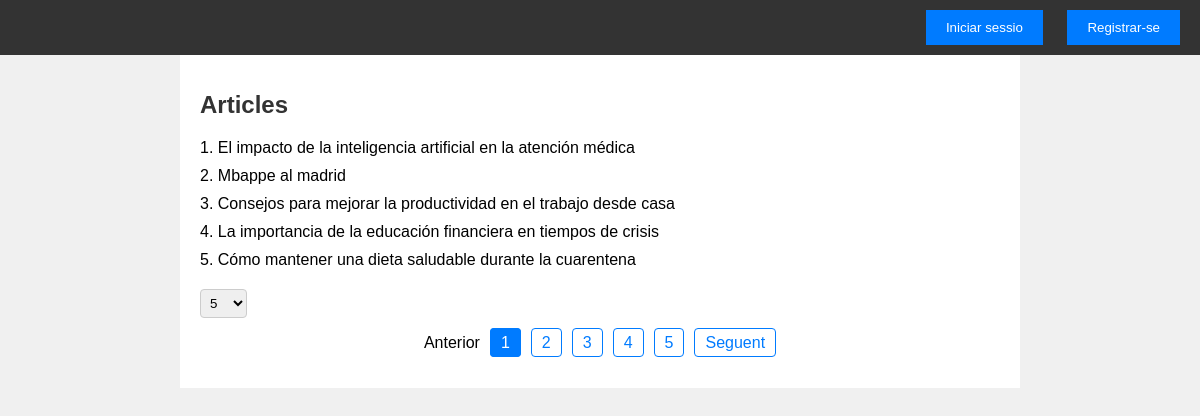
The page / on the database its author committed.
### tables this page shows
CREATE TABLE IF NOT EXISTS `articles` (
  `article_id` int(11) NOT NULL AUTO_INCREMENT,
  `Titol` text NOT NULL,
  `text_adreca` text NOT NULL,
  `usuari_id` int(11) DEFAULT NULL,
  PRIMARY KEY (`article_id`)
);

### index.php (the view, shortened to what this page needs)
<?php
function conectarDB(){
$dadesConnexio = 'mysql:host=localhost;dbname=pt03_alex_vazquez';
$dbuser = 'root';
try {
    $connexio = new PDO($dadesConnexio, $dbuser,'');
    $connexio->setAttribute(PDO::ATTR_ERRMODE, PDO::ERRMODE_EXCEPTION);
    return $connexio;
} catch (\Throwable $th) {
    $errors[] = "Error al conectar-se a la base de dades";
}finally{
    $connexio = null;
}
}
$connexio = conectarDB();
$pagina = 1;
function opcions(){
    return $_SESSION['fi'];
}
function articles(){
    global $pagina;
    global $connexio;
    $resultat = "";
    $fi = opcions();
    $inici = ($pagina - 1) * $fi;
    $sentencia = $connexio->query("SELECT count(*) AS conteo FROM articles");
    $conteo = $sentencia->fetchObject()->conteo;
    $paginas = ceil($conteo / $fi);
    $stmt = $connexio->prepare("SELECT * FROM articles LIMIT $inici, $fi");
    $stmt->execute();
if(($stmt->execute())){
    while ($dades = $stmt->fetch(PDO::FETCH_ASSOC)) {
    $resultat .= '<li>' . $dades['article_id']. '. ' . $dades['Titol'] . '</li>';
    }
    return $resultat;
}
}
include_once 'Vista/index_vista.php'
?>

### Vista/index_vista.php (shortened to what this page needs)
<!DOCTYPE html>
<html lang="en">
<head>
	<link rel="stylesheet" href="estils.css">
</head>
<body>
	<div class="sessio">
			<button onclick="location.href='Controlador/iniciar_controlador.php'">Iniciar sessio</button>
			<button onclick="location.href='Controlador/register_controlador.php'">Registrar-se</button>
	</div>
	<div class="contenidor">
		<h1>Articles</h1>
		<section class="articles">
			<ul>
					<?php echo articles();?>
			</ul>
		</section>
		<form action="index.php" method="GET" id="principal">
			<select id="opcions" name="opcions" onchange="this.form.submit()">
				<option value="5" <?php if($fi == 5) echo "selected"?>>5</option>
			</select>
		</form>
		<section class="paginacio">
		<ul>
    		<li class="<?php if ($pagina == 1) echo "disabled" ?>">
        	<?php if($pagina != 1){ ?> <a href="?pagina=<?php echo $pagina - 1; ?>"><?php } ?>Anterior</a>
    		</li>
			<?php for ($x = 1; $x <= $paginas; $x++) { ?>
				<li class="<?php if ($x == $pagina) echo "active"; ?>">
					<a value=<?php echo $x; ?> href="?pagina=<?php echo $x; ?>"><?php echo $x; ?></a>
				</li>
			<?php } ?>
			<li class="<?php if ($pagina == $paginas) echo "disabled" ?>">
			<?php if($pagina < $paginas){ ?> <a href="?pagina=<?php echo $pagina + 1; ?>"><?php } ?>Seguent</a>
			</li>
		</ul>
		</section>
	</div>
</body>
</html>

### estils.css (style rules this page uses)
body { font-family: Arial, sans-serif; background-color: #f0f0f0; margin: 0; padding: 0; }
.sessio { text-align: right; padding: 10px; background-color: #333; }
.sessio button { background-color: #007bff; color: #fff; padding: 10px 20px; border: none; margin: 0 10px; cursor: pointer; }
.contenidor { max-width: 800px; margin: 0 auto; padding: 20px; background-color: #fff; }
.contenidor h1 { font-size: 24px; color: #333; margin-bottom: 20px; }
.articles ul { list-style: none; padding: 0; }
.articles li { margin-bottom: 10px; }
form#principal { margin-top: 20px; }
#opcions { padding: 5px; border: 1px solid #ccc; border-radius: 4px; }
.paginacio ul { list-style: none; padding: 0; display: flex; justify-content: center; }
.paginacio li { margin: 0 5px; }
.paginacio a { text-decoration: none; color: #007bff; border: 1px solid #007bff; padding: 5px 10px; border-radius: 4px; }
.paginacio .active a { background-color: #007bff; color: #fff; }

### rows shown on the page
articles: article_id "1", Titol "El impacto de la inteligencia artificial en la atención médica"
articles: article_id "2", Titol "Mbappe al madrid"
articles: article_id "3", Titol "Consejos para mejorar la productividad en el trabajo desde casa"
articles: article_id "4", Titol "La importancia de la educación financiera en tiempos de crisis"
articles: article_id "5", Titol "Cómo mantener una dieta saludable durante la cuarentena"
